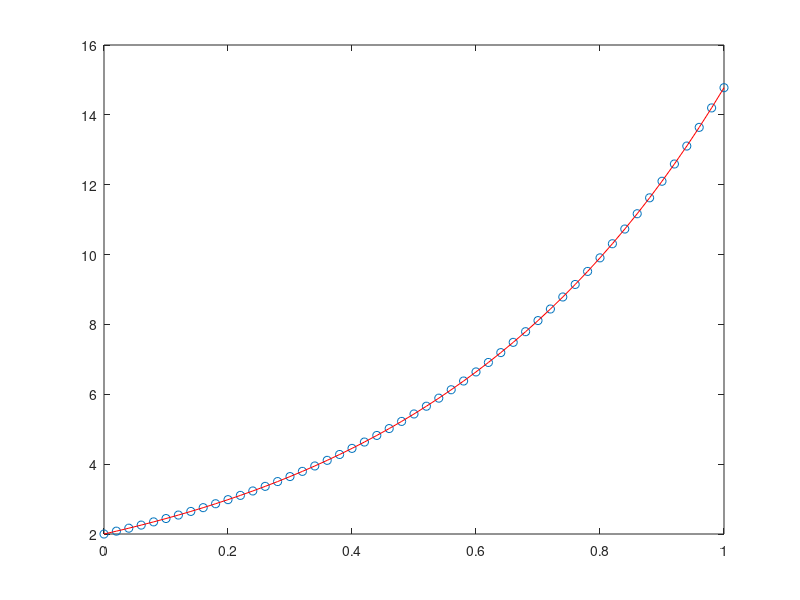

Write the MATLAB code that produced this figure.
clear;
clc;
close all;

F=@(t,y) 2*y;% dydt = 2*y

t0 = 0; y0=2; % initial condition
t1 = 1;
n = 50; % number of timestep
dt = (t1 - t0) / n;
yall=[y0];
ypre = y0;
for t = t0:dt:t1-dt
    s1 = F(t,ypre); % have to implement this slope function
    s2 = F(t+dt/2,ypre+dt/2*s1);
    s3 = F(t+dt/2,ypre+dt/2*s2);
    s4 = F(t+dt,ypre+dt*s3);
    ynext = ypre + dt * (s1+2*s2+2*s3+s4)/6;
    yall= [yall; ynext]
    ypre = ynext;
end
t = linspace(t0,t1,n+1)';
plot(t,yall,'o','displayname','Euler'); hold on;
% exact soln?
yexact = 2*exp(2*t);
plot (t,yexact,'-r','displayname', 'Exact')

error_RK4= abs(yexact(end) - yall(end))
